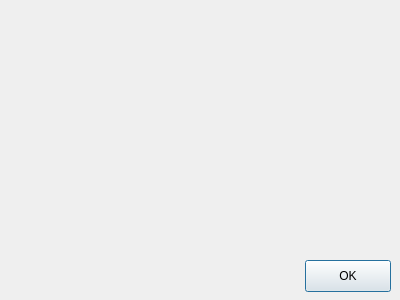
<?xml version="1.0" encoding="UTF-8"?>
<ui version="4.0">
 <class>DialogFootNote</class>
 <widget class="QDialog" name="DialogFootNote">
  <property name="geometry">
   <rect>
    <x>0</x>
    <y>0</y>
    <width>400</width>
    <height>300</height>
   </rect>
  </property>
  <property name="windowTitle">
   <string>Dialog</string>
  </property>
  <widget class="QPushButton" name="pbOK">
   <property name="geometry">
    <rect>
     <x>305</x>
     <y>260</y>
     <width>86</width>
     <height>32</height>
    </rect>
   </property>
   <property name="text">
    <string>OK</string>
   </property>
  </widget>
 </widget>
 <resources/>
 <connections/>
</ui>
